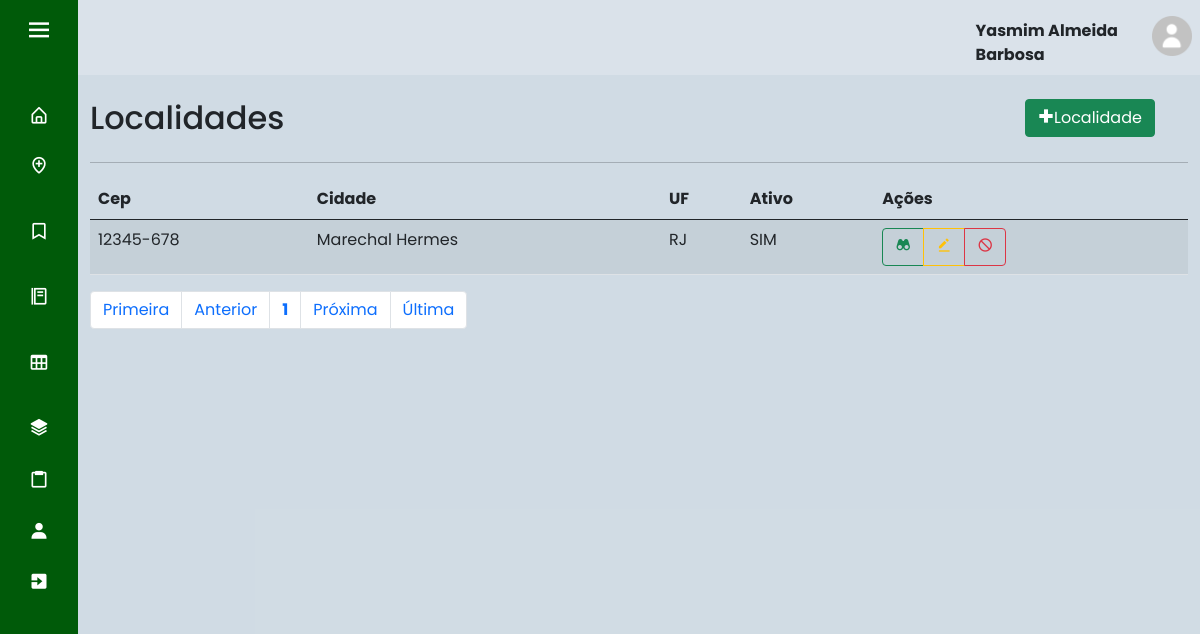
Before: /index.php?page=lista_local (signed in) with the older database file.
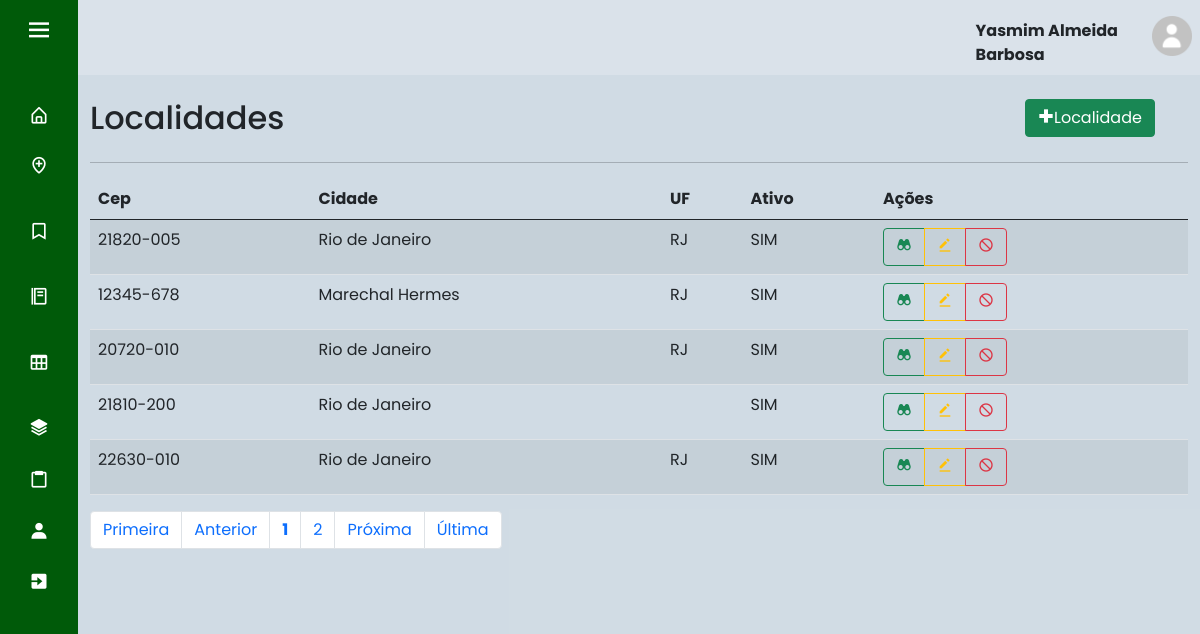
After: the same page with the newer database file.
### tables this page shows
CREATE TABLE IF NOT EXISTS `localidade` (
  `cep` varchar(10) NOT NULL,
  `cidade` varchar(50) NOT NULL,
  `uf` char(2) NOT NULL,
  `ativo` tinyint(1) DEFAULT NULL,
  PRIMARY KEY (`cep`)
);

### sis/localidade/lista_local.php (the view, shortened to what this page needs)
<div id="main" class="container-fluid">
	<div id="top" class="row">
		<div class="col-md-10">
			<h2>Localidades</h2>
		</div>
		<div class="col-md-2">
			<a href="?page=fcad_local" class="btn btn-success pull-right h2"><i class='bx bx-plus-medical'></i>Localidade</a>
		</div>
	</div>
	<hr/>
	<div id="bloco-list-pag">
		<div id="list" class="row">
			<div class="table-responsive col-xs-12">
				<?php
					$quantidade = 5;
					$pagina = (isset($_GET['pagina'])) ? (int)$_GET['pagina'] : 1;
					$inicio = ($quantidade * $pagina) - $quantidade;
					$data_all = mysqli_query($con, "select * from localidade order by cep asc limit $inicio, $quantidade;") or die(mysqli_error());
					echo "<table class='table table-striped' cellspacing='0' cellpading='0'>";
					echo "<thead><tr>";
					echo "<td><strong>Cep</strong></td>";
					echo "<td><strong>Cidade</strong></td>";
					echo "<td><strong>UF</strong></td>";
					echo "<td><strong>Ativo</strong></td>";
					echo "<td class='actions'><strong>Ações</strong></td>";
					echo "</tr></thead><tbody>";
					while($info = mysqli_fetch_array($data_all)){
						echo "<tr>";
						echo "<td>".$info['cep']."</td>";
						echo "<td>".$info['cidade']."</td>";
						echo "<td>".$info['uf']."</td>";
						if($info['ativo'] == 1){
							echo "<td>SIM</td>";
						}else if($info['ativo'] == 0){
							echo "<td>NÃO</td>";
						}
						echo "<td><div class='btn-group btn-group-xs'>";
						echo "<a class='btn btn-outline-success btn-xs' href=?page=view_local&cep=".$info['cep']."> <i class='bx bxs-binoculars'></i> </a>";
						echo "<a class='btn btn-outline-warning btn-xs' href=?page=fedit_local&cep=".$info['cep']."> <i class='bx bxs-edit-alt'></i> </a>";
						if($info['ativo'] == 1){
							echo "<a class='btn btn-outline-danger btn-xs'  href=?page=block_local&cep=".$info['cep']."> <i class='bx bx-block'></i> </a>";
						}else if($info['ativo'] == 0){
							echo "<a class='btn btn-outline-success btn-xs'  href=?page=ativa_local&cep=".$info['cep']."><i class='bx bx-lock-open'></i></a></div></td>";
						}
					}
					echo "</tr></tbody></table>";
				?>
			</div>
		</div>
		<div id="bottom" class="row">
			<div class="col-md-12">
				<?php
					$sqlTotal 		= "select cep from localidade;";
					$qrTotal  		= mysqli_query($con, $sqlTotal) or die (mysqli_error());
					$numTotal 		= mysqli_num_rows($qrTotal);
					$totalpagina = (ceil($numTotal/$quantidade)<=0) ? 1 : ceil($numTotal/$quantidade);
					$exibir = 3;
					$anterior = (($pagina-1) <= 0) ? 1 : $pagina - 1;
					$posterior = (($pagina+1) >= $totalpagina) ? $totalpagina : $pagina+1;
					echo "<ul class='pagination'>";
					echo "<li class='page-item'><a class='page-link' href='?page=lista_local&pagina=1'> Primeira</a></li> ";
					echo "<li class='page-item'><a class='page-link' href=\"?page=lista_local&pagina=$anterior\"> Anterior</a></li> ";
					echo "<li class='page-item'><a class='page-link' href='?page=lista_local&pagina=".$pagina."'><strong>".$pagina."</strong></a></li> ";
					for($i = $pagina+1; $i < $pagina+$exibir; $i++){
						if($i <= $totalpagina)
						echo "<li class='page-item'><a class='page-link' href='?page=lista_local&pagina=".$i."'> ".$i." </a></li> ";
					}
					echo "<li class='page-item'><a class='page-link' href=\"?page=lista_local&pagina=$posterior\"> Pr&oacute;xima</a></li> ";
					echo "<li class='page-item'><a class='page-link' href=\"?page=lista_local&pagina=$totalpagina\"> &Uacute;ltima</a></li></ul>";
				?>
			</div>
		</div>
	</div>
</div>

Changed rows visible on the page:
added localidade: cep "21820-005", cidade "Rio de Janeiro", uf "RJ", ativo "SIM"
added localidade: cep "20720-010", cidade "Rio de Janeiro", uf "RJ", ativo "SIM"
added localidade: cep "21810-200", cidade "Rio de Janeiro", ativo "SIM"
added localidade: cep "22630-010", cidade "Rio de Janeiro", uf "RJ", ativo "SIM"
Other visible differences:
new list line: "2"
